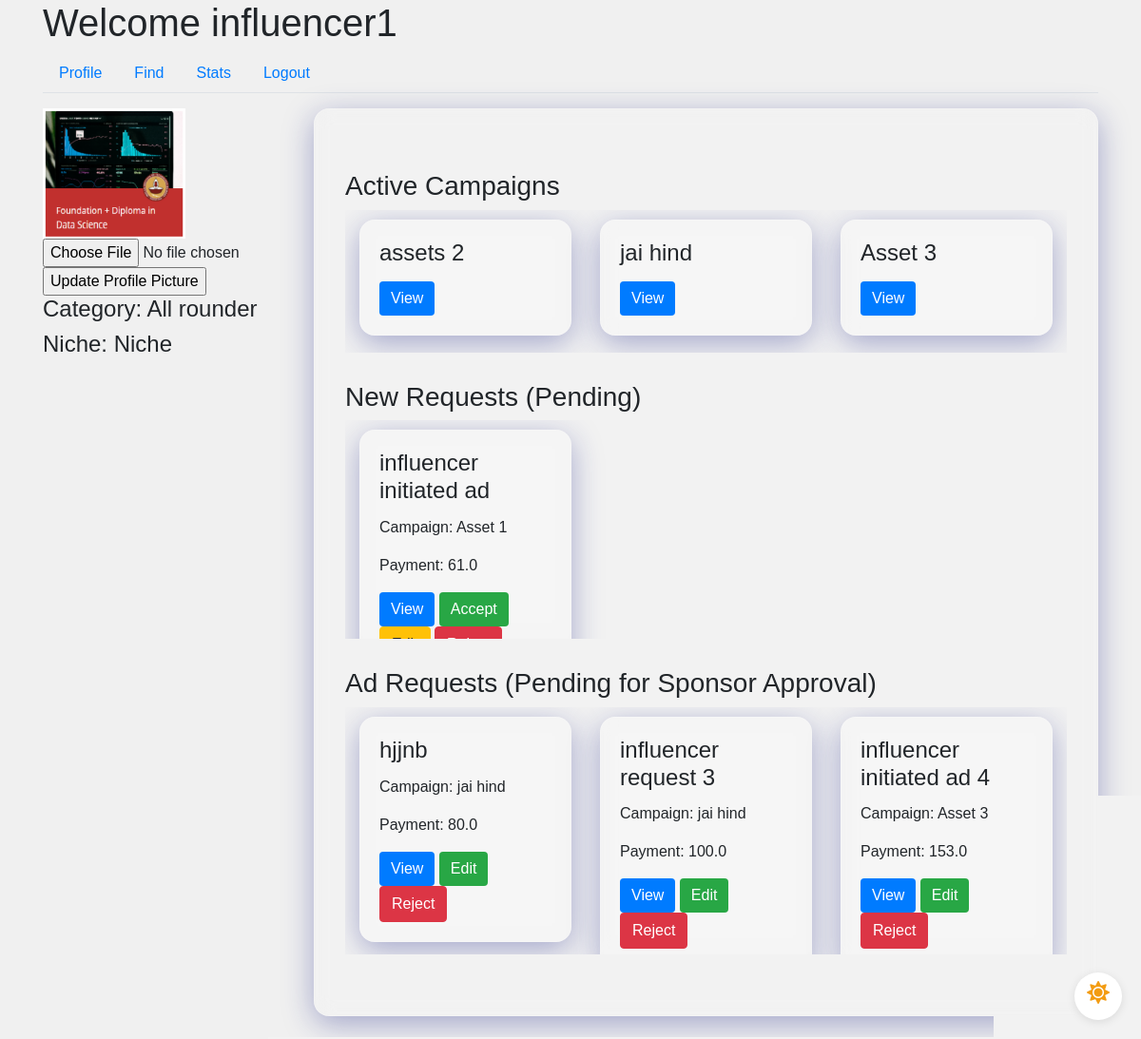
Page /influencer/profile (signed in) on the committed database.
### app/models.py (models this page shows, shortened)
class User(UserMixin, db.Model):
    id = db.Column(db.Integer, primary_key=True)
    username = db.Column(db.String(64), unique=True, nullable=False)
    email = db.Column(db.String(120), unique=True, nullable=False)
    password_hash = db.Column(db.String(128), nullable=False)
    role = db.Column(db.String(20), nullable=False)
    industry = db.Column(db.String(120))  # For Sponsors
    platforms = db.Column(db.Text)  # For Influencers
    category = db.Column(db.String(120))  # For Influencers
    niche = db.Column(db.String(120))  # For Influencers
    profile_pic = db.Column(db.String(20), nullable=False, default='download.png')
    flag = db.Column(db.Boolean, default=False, nullable=False)  # Add flag column

class Campaign(db.Model):
    id = db.Column(db.Integer, primary_key=True)
    name = db.Column(db.String(100), nullable=False)
    description = db.Column(db.Text, nullable=False)
    budget = db.Column(db.Float, nullable=False)
    visibility = db.Column(db.String(10), nullable=False)  # 'public', 'private'
    start_date = db.Column(db.Date, nullable=False)
    end_date = db.Column(db.Date, nullable=False)
    user_id = db.Column(db.Integer, db.ForeignKey('user.id'), nullable=False)
    ad_requests = db.relationship('AdRequest', backref='campaign', lazy=True)
    flag = db.Column(db.Boolean, default=False, nullable=False)  # Add flag column

class AdRequest(db.Model):
    id = db.Column(db.Integer, primary_key=True)
    campaign_id = db.Column(db.Integer, db.ForeignKey('campaign.id'), nullable=False)
    influencer_id = db.Column(db.Integer, db.ForeignKey('user.id'), nullable=False)
    requirements = db.Column(db.Text, nullable=False)
    payment_amount = db.Column(db.Float, nullable=False)
    status_influencer = db.Column(db.String(10), nullable=False)
    status_sponsor = db.Column(db.String(10), nullable=False)

### app/routes.py (the view)
@main.route('/influencer/profile')
@login_required
def influencer_profile():
    if current_user.role != 'influencer':
        return redirect(url_for('main.dashboard'))
    influencer = current_user
    print(current_user.id)
    public_influencer = User.query.filter_by(username='Public').first()
    active_campaigns = Campaign.query.join(AdRequest, Campaign.id == AdRequest.campaign_id) \
    active_campaigns = Campaign.query.join(AdRequest, Campaign.id == AdRequest.campaign_id) \
    .filter(and_(AdRequest.status_influencer == 'Accepted', AdRequest.influencer_id == current_user.id)).all()
    print(active_campaigns)
    new_requests = AdRequest.query.filter(
        (AdRequest.influencer_id == public_influencer.id) |
        (AdRequest.influencer_id == influencer.id),
        AdRequest.status_influencer == 'Pending',
        AdRequest.status_sponsor != 'Rejected'
    ).all()
    sponsor_pending_request = AdRequest.query.filter_by(influencer_id=influencer.id, status_sponsor='Pending').all()
    return render_template('influencer_profile.html',
                           influencer=influencer,
                           active_campaigns=active_campaigns,
                           new_requests=new_requests,
                           sponsor_pending_request=sponsor_pending_request)

### app/models.py (called while the page is built)
@login_manager.user_loader
def load_user(user_id):
    return User.query.get(int(user_id))

### app/templates/influencer_profile.html (shortened to what this page needs)
{% extends "influencer_dashboard.html" %}
{% block tab_content %}
<div class="row">
    <div class="col-md-3">
        <div class="profile-sidebar">
            <img src="{{ url_for('static', filename='profile_pics/' + current_user.profile_pic) }}" alt="Profile Picture">
            <form action="{{ url_for('main.update_profile_pic') }}" method="POST" enctype="multipart/form-data">
                <input type="file" name="profile_pic">
                <input type="submit" value="Update Profile Picture">
            </form>
            <div class="profile-stats">
                <h4>Category: {{ influencer.category }}</h4>
                <h4>Niche: {{ influencer.niche }}</h4>
            </div>
        </div>
    </div>
    <div class="col-md-9">
        <div class="jumbotron glassmorphism mb-4 animated" id="jumbotron">
            <h3>Active Campaigns</h3>
            <div class="scrollable-container scrollable-container-custom-height-infl-1">
                <div class="row-container">
                    {% for campaign in active_campaigns %}
                    <div class="col-md-4">
                        <div class="request-box card glassmorphism">
                            <div class="card-body">
                                <h4 class="card-title">{{ campaign.name }}</h4>
                                <button class="btn btn-primary" data-toggle="modal" data-target="#campaignModal" data-id="{{ campaign.id }}">View</button>
                            </div>
                        </div>
                    </div>
                    {% endfor %}
                </div>
            </div>
            <div class="influencer-profile-padding"></div>
            <h3>New Requests (Pending)</h3>
            <div class="scrollable-container scrollable-container-custom-height-infl-2">
                <div class="row-container">
                    {% for request in new_requests %}
                    <div class="col-md-4">
                        <div class="request-box card glassmorphism">
                            <div class="card-body">
                                <h4 class="card-title">{{ request.requirements }}</h4>
                                <p class="card-text">Campaign: {{ request.campaign.name }}</p>
                                <p class="card-text">Payment: {{ request.payment_amount }}</p>
                                <button class="btn btn-primary" data-toggle="modal" data-target="#adRequestModal" data-id="{{ request.id }}">View</button>
                                {% if request.campaign.flag == 0 and current_user.flag == 0 %}
                                    <a href="{{ url_for('main.accept_request_influencer', id=request.id) }}" class="btn btn-success">Accept</a>
                                    <a href="{{ url_for('main.edit_ad_request_infl', id=request.id, user_id=current_user.id) }}" class="btn btn-warning">Edit</a>
                                    <a href="{{ url_for('main.reject_request_influencer', id=request.id) }}" class="btn btn-danger">Reject</a>
                                {% endif %}
                            </div>
                        </div>
                    </div>
                    {% endfor %}
                </div>
            </div>
            <div class="influencer-profile-padding"></div>
            <h3>Ad Requests (Pending for Sponsor Approval)</h3>
            <div class="scrollable-container scrollable-container-custom-height-infl-3">
                <div class="row-container">
                    {% for request in sponsor_pending_request %}
                    <div class="col-md-4">
                        <div class="request-box card glassmorphism">
                            <div class="card-body">
                                <h4 class="card-title">{{ request.requirements }}</h4>
                                <p class="card-text">Campaign: {{ request.campaign.name }}</p>
                                <p class="card-text">Payment: {{ request.payment_amount }}</p>
                                <button class="btn btn-primary" data-toggle="modal" data-target="#adRequestModal" data-id="{{ request.id }}">View</button>
                                {% if request.campaign.flag == 0 and current_user.flag == 0 %}
                                    <a href="{{ url_for('main.edit_ad_request_infl', id=request.id, user_id=current_user.id) }}" class="btn btn-success">Edit</a>
                                    <a href="{{ url_for('main.reject_request_influencer', id=request.id) }}" class="btn btn-danger">Reject</a>
                                {% endif %}
                            </div>
                        </div>
                    </div>
                    {% endfor %}
                </div>
            </div>
        </div>
    </div>
</div>
{% endblock %}

### app/templates/influencer_dashboard.html (shortened to what this page needs)
{% extends "base.html" %}
{% block content %}
<div class="dark-mode-toggle">
    <label for="darkSwitch" class="toggle-label">
        <i class="fas fa-sun light-mode-icon"></i>
    </label>
</div>
<h1>Welcome {{ current_user.username }}</h1>
<ul class="nav nav-tabs">
    <li class="nav-item">
        <a class="nav-link" href="{{ url_for('main.influencer_profile') }}">Profile</a>
    </li>
    <li class="nav-item">
        <a class="nav-link" href="{{ url_for('main.influencer_find') }}">Find</a>
    </li>
    <li class="nav-item">
        <a class="nav-link" href="{{ url_for('main.influencer_stats') }}">Stats</a>
    </li>
    <li class="nav-item">
        <a class="nav-link" href="{{ url_for('main.logout') }}">Logout</a>
    </li>
</ul>
<div class="tab-content mt-3">
    {% block tab_content %}{% endblock %}
</div>
{% endblock %}

### app/static/css/styles.css (style rules this page uses)
.profile-sidebar img { max-width: 150px; max-height: 150px; object-fit: cover; }
.scrollable-container { display: flex; flex-direction: column; overflow-y: auto; height: 255px; scroll-snap-type: y mandatory; }
.scrollable-container-custom-height-infl-1 { height: 150px; }
.scrollable-container-custom-height-infl-2 { height: 230px; }
.scrollable-container-custom-height-infl-3 { height: 260px; }
.influencer-profile-padding { padding: 15px; }
.row-container { display: flex; flex-wrap: wrap; margin-top: 10px; }
body { font-family: 'Arial', sans-serif; background-color: #f0f0f0; margin: 0; padding: 0; transition: background-color 0.3s; }
.glassmorphism { background: rgba(255, 255, 255, 0.15); border-radius: 16px; backdrop-filter: blur(10px); -webkit-backdrop-filter: blur(10px); box-shadow: 0 8px 32px rgba(31, 38, 135, 0.37); border: 1px solid rgba(255, 255, 255, 0.18); transition: all 0.3s ease-in-out; }
.btn-primary { background-color: #007bff; border: none; }
.btn-success { background-color: #28a745; border: none; }
.animated { animation: float 3s ease-in-out infinite; }
.dark-mode-toggle { position: fixed; bottom: 20px; right: 20px; width: 50px; height: 50px; border-radius: 50%; background-color: #fff; box-shadow: 0 2px 10px rgba(0, 0, 0, 0.1); display: flex; align-items: center; justify-content: center; cursor: pointer; z-index: 1000; }
.toggle-label { display: flex; align-items: center; justify-content: center; width: 100%; height: 100%; cursor: pointer; position: relative; }
.light-mode-icon, .dark-mode-icon { position: absolute; font-size: 24px; }
.light-mode-icon { color: #f39c12; opacity: 1; transition: opacity 0.3s; }

### rows in the picture
User: username "influencer1", profile_pic (picture), category "All rounder", niche "Niche"
Campaign: name "assets 2"
Campaign: name "jai hind"
Campaign: name "Asset 3"
AdRequest: requirements "influencer initiated ad", campaign.name "Asset 1", payment_amount "61.0"
AdRequest: requirements "hjjnb", campaign.name "jai hind", payment_amount "80.0"
AdRequest: requirements "influencer request 3", campaign.name "jai hind", payment_amount "100.0"
AdRequest: requirements "influencer initiated ad 4", campaign.name "Asset 3", payment_amount "153.0"
